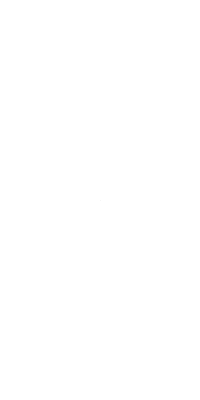
Frame 1 (no input)
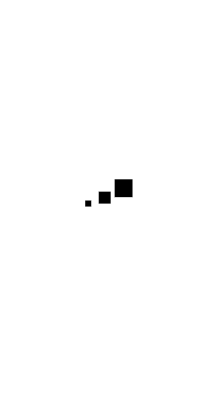
Frame 60 (the mouse pressed at the canvas centre just before this capture)
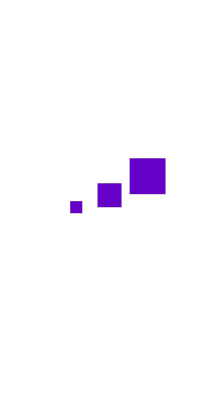
Frame 120 (the mouse held since frame 60 and released just before this capture)

The Processing sketch that drew these frames (run headless with seeded random() and noise(); from frame 60 on, the mouse is pressed at the canvas centre):

// Processing sketch: processing_185640
// ── processing_185640.pde

float r = 0.0;

void setup() {
  size(200,400);
  smooth();smooth();
  
}

void draw() {
background (255);

  translate(width/2,height/2);
  
 
  scale(r); 
  
 
  strokeWeight(0);
  fill (mouseX, 0, mouseY);
  rectMode(CENTER);
    rect(20,-10,15,15);
  rect(4,-2,10,10);
  rect(-10,3,5,5);

 
  r += 0.02;
  
 
  if (r > 20) {
    r = -20;
    
   }



  }
  
  
  
